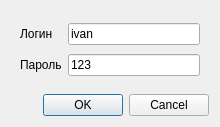
<?xml version="1.0" encoding="UTF-8"?>
<ui version="4.0">
 <class>LoginWindow</class>
 <widget class="QDialog" name="LoginWindow">
  <property name="windowModality">
   <enum>Qt::NonModal</enum>
  </property>
  <property name="geometry">
   <rect>
    <x>0</x>
    <y>0</y>
    <width>220</width>
    <height>127</height>
   </rect>
  </property>
  <property name="windowTitle">
   <string>Сервисный центр</string>
  </property>
  <layout class="QGridLayout" name="gridLayout_2">
   <item row="0" column="0">
    <widget class="QWidget" name="widget" native="true">
     <layout class="QGridLayout" name="gridLayout">
      <item row="0" column="0">
       <widget class="QLabel" name="label">
        <property name="text">
         <string>Логин</string>
        </property>
       </widget>
      </item>
      <item row="0" column="1">
       <widget class="QLineEdit" name="login">
        <property name="text">
         <string>ivan</string>
        </property>
       </widget>
      </item>
      <item row="1" column="0">
       <widget class="QLabel" name="label_2">
        <property name="text">
         <string>Пароль</string>
        </property>
       </widget>
      </item>
      <item row="1" column="1">
       <widget class="QLineEdit" name="password">
        <property name="text">
         <string>123</string>
        </property>
       </widget>
      </item>
     </layout>
    </widget>
   </item>
   <item row="1" column="0">
    <widget class="QDialogButtonBox" name="buttonBox">
     <property name="orientation">
      <enum>Qt::Horizontal</enum>
     </property>
     <property name="standardButtons">
      <set>QDialogButtonBox::Cancel|QDialogButtonBox::Ok</set>
     </property>
    </widget>
   </item>
  </layout>
 </widget>
 <resources/>
 <connections>
  <connection>
   <sender>buttonBox</sender>
   <signal>rejected()</signal>
   <receiver>LoginWindow</receiver>
   <slot>close()</slot>
   <hints>
    <hint type="sourcelabel">
     <x>316</x>
     <y>260</y>
    </hint>
    <hint type="destinationlabel">
     <x>286</x>
     <y>274</y>
    </hint>
   </hints>
  </connection>
 </connections>
</ui>
